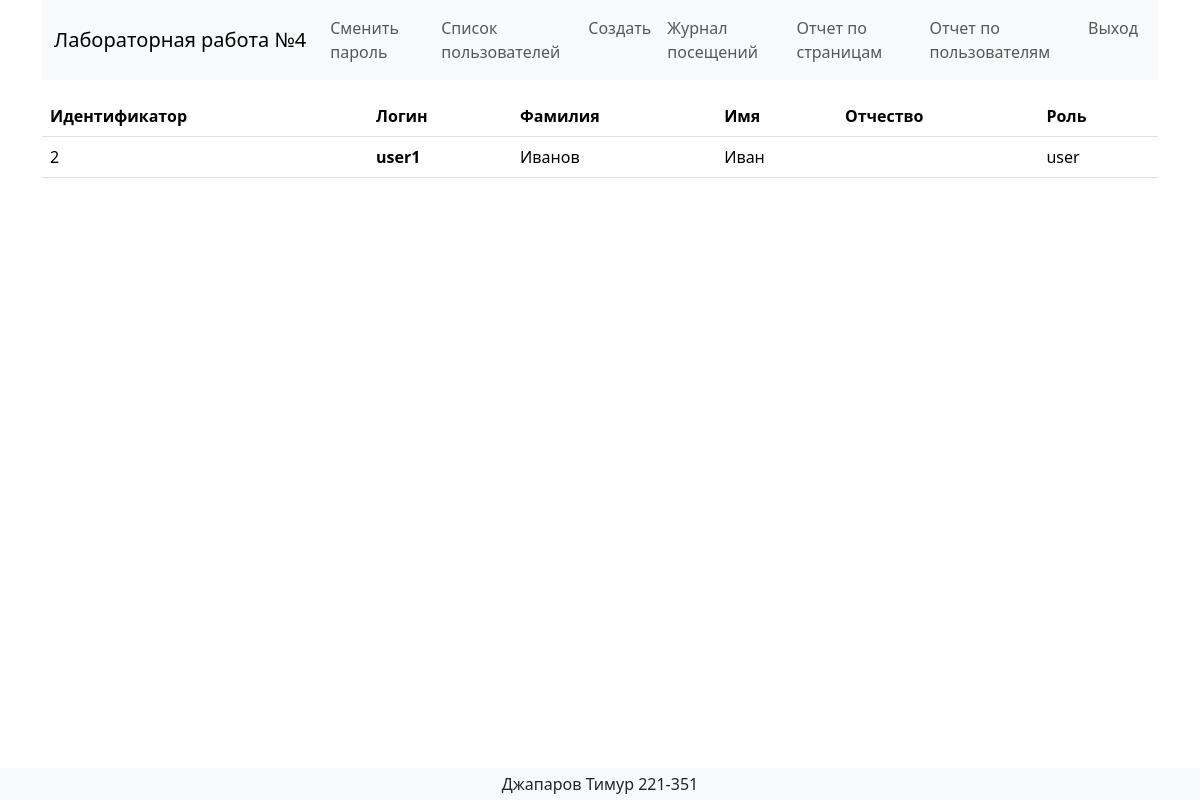
The app's page /users/show/2 (signed in) with its own data.
### app.py (models this page shows)
class User(UserMixin, db.Model):
    id = db.Column(db.Integer, primary_key=True)
    login = db.Column(db.String(150), unique=True, nullable=False)
    password_hash = db.Column(db.String(150), nullable=False)
    last_name = db.Column(db.String(150), nullable=True)
    first_name = db.Column(db.String(150), nullable=False)
    middle_name = db.Column(db.String(150), nullable=True)
    role_id = db.Column(db.Integer, db.ForeignKey('role.id'), nullable=True)
    created_at = db.Column(db.DateTime, default=db.func.current_timestamp())
    visit_log = db.relationship('VisitLog', backref='user', lazy='dynamic')
    @property
    def role_name(self):
        return self.role.name if self.role else 'Не назначена'

class Role(db.Model):
    id = db.Column(db.Integer, primary_key=True)
    name = db.Column(db.String(150), nullable=False)
    description = db.Column(db.String(150), nullable=True)
    users = db.relationship('User', backref='role', lazy=True)

### app.py (the view)
@app.route('/users/show/<int:user_id>')
@login_required
@check_rights(['admin', 'user'])
def show_user(user_id):
    user = User.query.get_or_404(user_id)
    if current_user.role.name == 'user' and current_user.id != user.id:
        flash('У вас недостаточно прав для доступа к данной странице.', 'danger')
        return redirect(url_for('index'))
    return render_template('users/show.html', user=user)

### app.py (called while the page is built)
def check_rights(roles):
    def decorator(func):
        @wraps(func)
        def wrapper(*args, **kwargs):
            if current_user.is_authenticated and current_user.role.name in roles:
                return func(*args, **kwargs)
            else:
                flash("У вас недостаточно прав для доступа к данной странице.", "danger")
                return redirect(url_for('index'))
        return wrapper
    return decorator

@login_manager.user_loader
def load_user(user_id):
    return User.query.get(int(user_id))

@app.before_request
def log_visit():
    if 'static' not in request.path:
        visit_log = VisitLog(path=request.path, user_id=current_user.id if current_user.is_authenticated else None)
        db.session.add(visit_log)
        db.session.commit()

### templates/users/show.html (shortened to what this page needs)
{% extends 'base.html' %}
{% block content %}
    <div class="container my-3">
        <table class="table">
            <thead>
              <tr>
                <th scope="col">Идентификатор</th>
                <th scope="col">Логин</th>
                <th scope="col">Фамилия</th>
                <th scope="col">Имя</th>
                <th scope="col">Отчество</th>
                <th scope="col">Роль</th>
              </tr>
            </thead>
            <tbody>
              <tr>
                <td>{{user.id}}</td>
                <th>{{user.login}}</th>
                <td>{{user.last_name}}</td>
                <td>{{user.first_name}}</td>
                <td>
                </td>
                <td>{{user.role_name}}</td>
              </tr>
            </tbody>
          </table>
    </div>
{% endblock %}

### records on screen
User: id "2", login "user1", last_name "Иванов", first_name "Иван"
Role: role_name "user"
